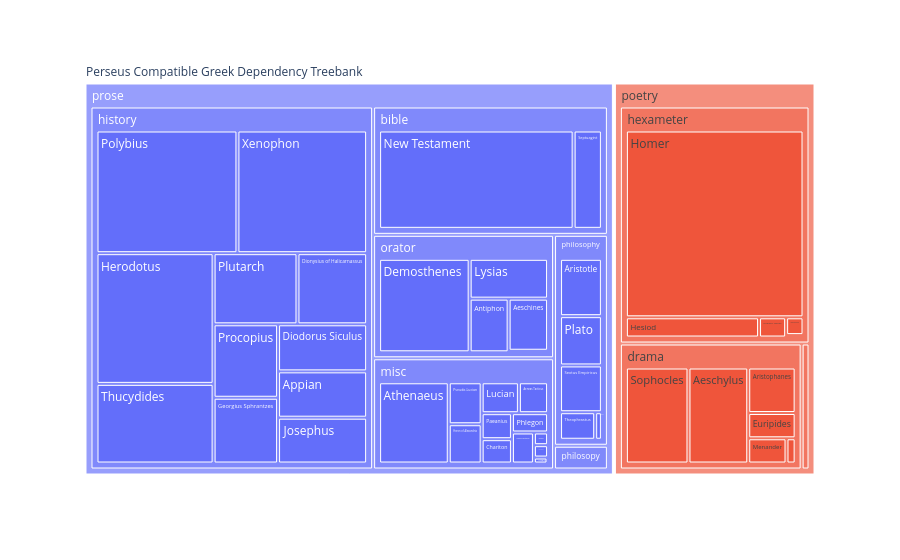

Notebook code for this chart:
### Code cell
fig2 = px.treemap(df, path=[px.Constant('Perseus Compatible Greek Dependency Treebank'), 'prose/poetry','genre', 'textgroup'], values='words')
fig2.show()

### Figure 1 — Plotly figure (JSON) as saved in the notebook; plotly's stock layout.template omitted (floating-point values rounded to 4 significant figures)
{"data": [{"branchvalues": "total", "domain": {"x": [0, 1], "y": [0, 1]}, "hovertemplate": "labels=%{label}<br>words=%{value}<br>parent=%{parent}<br>id=%{id}<extra></extra>", "ids": ["Perseus Compatible Greek Dependency Treebank/prose/misc/Aeneas Tacticus", "Perseus Compatible Greek Dependency Treebank/prose/orator/Aeschines", "Perseus Compatible Greek Dependency Treebank/poetry/drama/Aeschylus", "Perseus Compatible Greek Dependency Treebank/prose/misc/Aesop", "Perseus Compatible Greek Dependency Treebank/prose/orator/Antiphon", "Perseus Compatible Greek Dependency Treebank/prose/history/Appian", "Perseus Compatible Greek Dependency Treebank/poetry/drama/Aristophanes", "Perseus Compatible Greek Dependency Treebank/prose/philosophy/Aristotle", "Perseus Compatible Greek Dependency Treebank/prose/misc/Athenaeus", "Perseus Compatible Greek Dependency Treebank/poetry/hexameter/Batrachomyomachia", "Perseus Compatible Greek Dependency Treebank/prose/misc/Chariton", "Perseus Compatible Greek Dependency Treebank/prose/misc/Chionis Epistulae", "Perseus Compatible Greek Dependency Treebank/prose/misc/Corpus Hippocraticum", "Perseus Compatible Greek Dependency Treebank/prose/orator/Demosthenes", "Perseus Compatible Greek Dependency Treebank/prose/history/Diodorus Siculus", "Perseus Compatible Greek Dependency Treebank/prose/history/Dionysius of Halicarnassus", "Perseus Compatible Greek Dependency Treebank/prose/philosopy/Epictetus", "Perseus Compatible Greek Dependency Treebank/prose/philosophy/Epicurus", "Perseus Compatible Greek Dependency Treebank/poetry/drama/Euripides", "Perseus Compatible Greek Dependency Treebank/poetry/drama/Ezechiel the Tragic Poet", "Perseus Compatible Greek Dependency Treebank/prose/history/Georgius Sphrantzes", "Perseus Compatible Greek Dependency Treebank/prose/history/Herodotus", "Perseus Compatible Greek Dependency Treebank/prose/misc/Heron of Alexandria", "Perseus Compatible Greek Dependency Treebank/poetry/hexameter/Hesiod", "Perseus Compatible Greek Dependency Treebank/poetry/hexameter/Homer", "Perseus Compatible Greek Dependency Treebank/poetry/hexameter/Homeric Hymns", "Perseus Compatible Greek Dependency Treebank/prose/orator/Isocrates", "Perseus Compatible Greek Dependency Treebank/prose/history/Josephus", "Perseus Compatible Greek Dependency Treebank/prose/misc/Julian the Apostate", "Perseus Compatible Greek Dependency Treebank/prose/misc/Longus", "Perseus Compatible Greek Dependency Treebank/prose/misc/Lucian", "Perseus Compatible Greek Dependency Treebank/prose/orator/Lysias", "Perseus Compatible Greek Dependency Treebank/poetry/drama/Menander", "Perseus Compatible Greek Dependency Treebank/poetry/lyreleg/Mimnermus", "Perseus Compatible Greek Dependency Treebank/prose/bible/New Testament", "Perseus Compatible Greek Dependency Treebank/prose/misc/Paeanius", "Perseus Compatible Greek Dependency Treebank/prose/misc/Phlegon", "Perseus Compatible Greek Dependency Treebank/prose/philosophy/Plato", "Perseus Compatible Greek Dependency Treebank/prose/history/Plutarch", "Perseus Compatible Greek Dependency Treebank/prose/history/Polybius", "Perseus Compatible Greek Dependency Treebank/prose/history/Procopius", "Perseus Compatible Greek Dependency Treebank/prose/misc/Pseudo-Lucian", "Perseus Compatible Greek Dependency Treebank/poetry/lyreleg/Sappho", "Perseus Compatible Greek Dependency Treebank/poetry/lyreleg/Semonides", "Perseus Compatible Greek Dependency Treebank/prose/bible/Septuagint", "Perseus Compatible Greek Dependency Treebank/prose/philosophy/Sextus Empiricus", "Perseus Compatible Greek Dependency Treebank/poetry/drama/Sophocles", "Perseus Compatible Greek Dependency Treebank/poetry/hexameter/Theocritus", "Perseus Compatible Greek Dependency Treebank/prose/philosophy/Theophrastus", "Perseus Compatible Greek Dependency Treebank/prose/history/Thucydides", "Perseus Compatible Greek Dependency Treebank/prose/history/Xenophon", "Perseus Compatible Greek Dependency Treebank/prose/bible", "Perseus Compatible Greek Dependency Treebank/poetry/drama", "Perseus Compatible Greek Dependency Treebank/poetry/hexameter", "Perseus Compatible Greek Dependency Treebank/prose/history", "Perseus Compatible Greek Dependency Treebank/poetry/lyreleg", "Perseus Compatible Greek Dependency Treebank/prose/misc", "Perseus Compatible Greek Dependency Treebank/prose/orator", "Perseus Compatible Greek Dependency Treebank/prose/philosophy", "Perseus Compatible Greek Dependency Treebank/prose/philosopy", "Perseus Compatible Greek Dependency Treebank/poetry", "Perseus Compatible Greek Dependency Treebank/prose", "Perseus Compatible Greek Dependency Treebank"], "labels": ["Aeneas Tacticus", "Aeschines", "Aeschylus", "Aesop", "Antiphon", "Appian", "Aristophanes", "Aristotle", "Athenaeus", "Batrachomyomachia", "Chariton", "Chionis Epistulae", "Corpus Hippocraticum", "Demosthenes", "Diodorus Siculus", "Dionysius of Halicarnassus", "Epictetus", "Epicurus", "Euripides", "Ezechiel the Tragic Poet", "Georgius Sphrantzes", "Herodotus", "Heron of Alexandria", "Hesiod", "Homer", "Homeric Hymns", "Isocrates", "Josephus", "Julian the Apostate", "Longus", "Lucian", "Lysias", "Menander", "Mimnermus", "New Testament", "Paeanius", "Phlegon", "Plato", "Plutarch", "Polybius", "Procopius", "Pseudo-Lucian", "Sappho", "Semonides", "Septuagint", "Sextus Empiricus", "Sophocles", "Theocritus", "Theophrastus", "Thucydides", "Xenophon", "bible", "drama", "hexameter", "history", "lyreleg", "misc", "orator", "philosophy", "philosopy", "poetry", "prose", "Perseus Compatible Greek Dependency Treebank"], "name": "", "parents": ["Perseus Compatible Greek Dependency Treebank/prose/misc", "Perseus Compatible Greek Dependency Treebank/prose/orator", "Perseus Compatible Greek Dependency Treebank/poetry/drama", "Perseus Compatible Greek Dependency Treebank/prose/misc", "Perseus Compatible Greek Dependency Treebank/prose/orator", "Perseus Compatible Greek Dependency Treebank/prose/history", "Perseus Compatible Greek Dependency Treebank/poetry/drama", "Perseus Compatible Greek Dependency Treebank/prose/philosophy", "Perseus Compatible Greek Dependency Treebank/prose/misc", "Perseus Compatible Greek Dependency Treebank/poetry/hexameter", "Perseus Compatible Greek Dependency Treebank/prose/misc", "Perseus Compatible Greek Dependency Treebank/prose/misc", "Perseus Compatible Greek Dependency Treebank/prose/misc", "Perseus Compatible Greek Dependency Treebank/prose/orator", "Perseus Compatible Greek Dependency Treebank/prose/history", "Perseus Compatible Greek Dependency Treebank/prose/history", "Perseus Compatible Greek Dependency Treebank/prose/philosopy", "Perseus Compatible Greek Dependency Treebank/prose/philosophy", "Perseus Compatible Greek Dependency Treebank/poetry/drama", "Perseus Compatible Greek Dependency Treebank/poetry/drama", "Perseus Compatible Greek Dependency Treebank/prose/history", "Perseus Compatible Greek Dependency Treebank/prose/history", "Perseus Compatible Greek Dependency Treebank/prose/misc", "Perseus Compatible Greek Dependency Treebank/poetry/hexameter", "Perseus Compatible Greek Dependency Treebank/poetry/hexameter", "Perseus Compatible Greek Dependency Treebank/poetry/hexameter", "Perseus Compatible Greek Dependency Treebank/prose/orator", "Perseus Compatible Greek Dependency Treebank/prose/history", "Perseus Compatible Greek Dependency Treebank/prose/misc", "Perseus Compatible Greek Dependency Treebank/prose/misc", "Perseus Compatible Greek Dependency Treebank/prose/misc", "Perseus Compatible Greek Dependency Treebank/prose/orator", "Perseus Compatible Greek Dependency Treebank/poetry/drama", "Perseus Compatible Greek Dependency Treebank/poetry/lyreleg", "Perseus Compatible Greek Dependency Treebank/prose/bible", "Perseus Compatible Greek Dependency Treebank/prose/misc", "Perseus Compatible Greek Dependency Treebank/prose/misc", "Perseus Compatible Greek Dependency Treebank/prose/philosophy", "Perseus Compatible Greek Dependency Treebank/prose/history", "Perseus Compatible Greek Dependency Treebank/prose/history", "Perseus Compatible Greek Dependency Treebank/prose/history", "Perseus Compatible Greek Dependency Treebank/prose/misc", "Perseus Compatible Greek Dependency Treebank/poetry/lyreleg", "Perseus Compatible Greek Dependency Treebank/poetry/lyreleg", "Perseus Compatible Greek Dependency Treebank/prose/bible", "Perseus Compatible Greek Dependency Treebank/prose/philosophy", "Perseus Compatible Greek Dependency Treebank/poetry/drama", "Perseus Compatible Greek Dependency Treebank/poetry/hexameter", "Perseus Compatible Greek Dependency Treebank/prose/philosophy", "Perseus Compatible Greek Dependency Treebank/prose/history", "Perseus Compatible Greek Dependency Treebank/prose/history", "Perseus Compatible Greek Dependency Treebank/prose", "Perseus Compatible Greek Dependency Treebank/poetry", "Perseus Compatible Greek Dependency Treebank/poetry", "Perseus Compatible Greek Dependency Treebank/prose", "Perseus Compatible Greek Dependency Treebank/poetry", "Perseus Compatible Greek Dependency Treebank/prose", "Perseus Compatible Greek Dependency Treebank/prose", "Perseus Compatible Greek Dependency Treebank/prose", "Perseus Compatible Greek Dependency Treebank/prose", "Perseus Compatible Greek Dependency Treebank", "Perseus Compatible Greek Dependency Treebank", ""], "type": "treemap", "values": [6478, 14239, 41046, 1290, 14489, 23012, 15427, 17632, 40639, 1920, 5290, 4900, 24, 58659, 23371, 27617, 6267, 1360, 8572, 1646, 23640, 85348, 9278, 16740, 206454, 3407, 423, 22745, 1255, 582, 8269, 21631, 6901, 181, 128880, 5654, 5004, 15148, 33267, 96435, 26416, 9917, 4204, 660, 18727, 14386, 42969, 263, 7104, 52005, 88735, 147607, 116561, 228784, 502591, 5045, 98580, 109441, 55630, 6267, 350390, 920116, 1270506]}], "layout": {"legend": {"tracegroupgap": 0}, "margin": {"t": 60}}}
